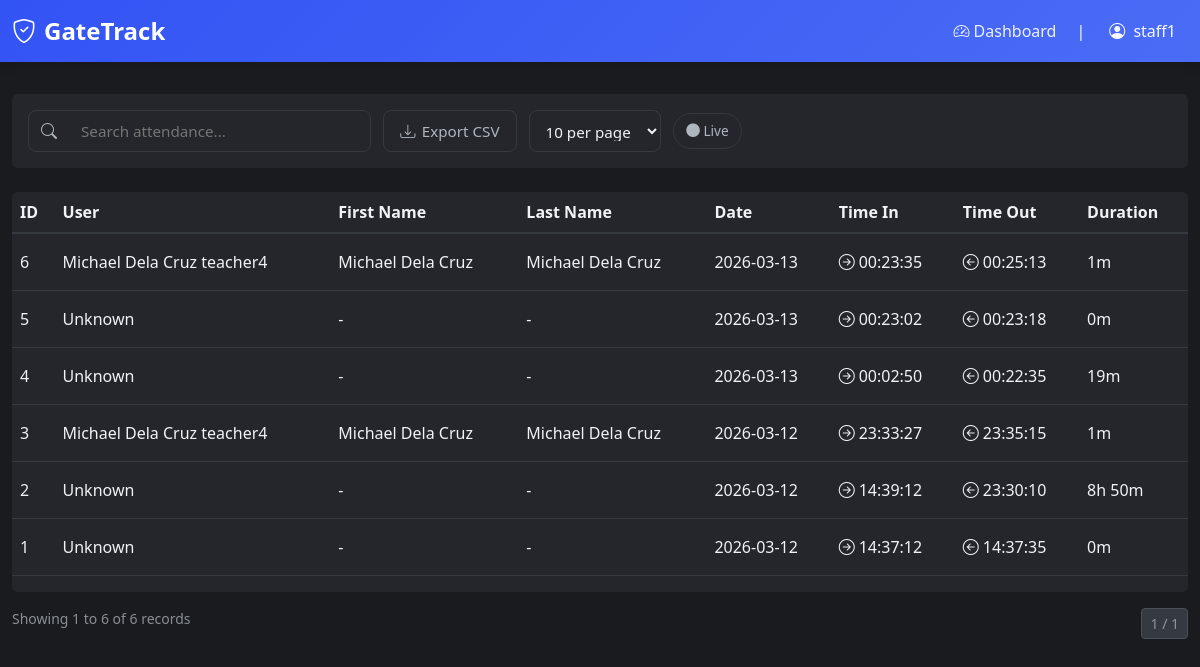
/attendance (signed in), run on the app's committed database.
### tables this page shows
CREATE TABLE attendance (
	id INTEGER NOT NULL, 
	user_id INTEGER NOT NULL, 
	time_in DATETIME, 
	time_out DATETIME, 
	created_at DATETIME, 
	PRIMARY KEY (id), 
	FOREIGN KEY(user_id) REFERENCES users (id)
);

CREATE TABLE "users" (id INTEGER NOT NULL, username VARCHAR(80), email VARCHAR(120) NOT NULL, password VARCHAR(200), contact VARCHAR(20), gender VARCHAR(10), role VARCHAR(20) NOT NULL, created_at DATETIME, rfid TEXT, first_name VARCHAR(50), last_name VARCHAR(50), PRIMARY KEY (id), UNIQUE (email));

### app.py (the view)
@app.route('/attendance')
@login_required
def attendance():
    page = int(request.args.get('page', 1))
    per_page = int(request.args.get('per_page', 10))
    search_term = request.args.get('search', '').strip()
    role_filter = request.args.get('role', '')
    if per_page not in [10, 20, 30, 100]:
        per_page = 10
    page = max(1, page)
    from database_utils import get_paginated_attendance
    records, total_count = get_paginated_attendance(page, per_page, search_term, role_filter)
    total_pages = (total_count + per_page - 1) // per_page
    if page > total_pages and total_pages > 0:
        return redirect(url_for('attendance', page=total_pages, per_page=per_page,
                               search=search_term, role=role_filter))
    return render_template('attendance.html',
                         records=records,
                         page=page,
                         per_page=per_page,
                         total_count=total_count,
                         total_pages=total_pages,
                         search_term=search_term,
                         role_filter=role_filter)

### app.py (called while the page is built)
def login_required(f):
    @wraps(f)
    def decorated_function(*args, **kwargs):
        if 'user_id' not in session:
            flash('Please log in to access this page.', 'error')
            return redirect(url_for('login'))
        return f(*args, **kwargs)
    return decorated_function

### database_utils.py (called while the page is built)
def get_connection() -> sqlite3.Connection:
    conn = sqlite3.connect(DB_PATH)
    conn.row_factory = sqlite3.Row
    return conn

### templates/attendance.html (shortened to what this page needs)
{% extends "nav.html" %}
{% block content %}
<div class="row mt-2 mb-4">
  <div class="col-12">
    <div class="card">
      <div class="card-body">
        <form method="GET" action="{{ url_for('attendance') }}" id="attendanceFilterForm" style="display: flex;flex-wrap: nowrap;gap: 0.75rem;align-items: stretch;width: 100%;height: 42px;font-family: system-ui, -apple-system, sans-serif;">
          <div style="width: 30%;display: flex;align-items: center;border: 1px solid var(--border-color);border-radius: 8px;background: var(--bg-secondary);transition: border-color 0.2s;overflow: hidden;">
            <span style="padding: 0 0.75rem;color: var(--text-secondary);display: flex;align-items: center;">
              <i class="bi bi-search"></i>
            </span>
            <input type="text" name="search" placeholder="Search attendance..." id="searchInput" value="{{ search_term }}" style="flex: 1;border: none;padding: 0 0.75rem;font-size: 0.95rem;outline: none;color: var(--text-primary);background: transparent;" onfocus="this.parentElement.style.borderColor = 'var(--primary)'" onblur="this.parentElement.style.borderColor = 'var(--border-color)'" onkeypress="if(event.key==='Enter') document.getElementById('attendanceFilterForm').submit();"/>
          </div>
          <div style=" display: flex; gap: 0.75rem;">
            <a href="{{ url_for('export_attendance_csv', page=page, per_page=per_page, search=search_term) }}" style="flex: 1;display: inline-flex;align-items: center;justify-content: center;padding: 0.6rem 1rem;font-size: 0.95rem;font-weight: 500;color: var(--text-secondary);background: transparent;border: 1px solid var(--border-color);border-radius: 8px;text-decoration: none;white-space: nowrap;cursor: pointer;transition: all 0.2s;" onmouseover="this.style.borderColor = 'var(--text-secondary)';this.style.color = 'var(--text-primary)';this.style.backgroundColor = 'var(--bg-secondary)';" onmouseout="this.style.borderColor = 'var(--border-color)';this.style.color = 'var(--text-secondary)';this.style.backgroundColor = 'transparent';">
              <i class="bi bi-download" style="margin-right: 0.4rem;"></i>Export CSV
            </a>
            <div style="flex: 1 1 120px;">
              <select id="perPageSelectAttendance" name="per_page" style="width: 100%;height: 100%;padding: 0.6rem 0.75rem;font-size: 0.95rem;border: 1px solid var(--border-color);border-radius: 8px;outline: none;color: var(--text-primary);background-color: var(--bg-secondary);cursor: pointer;">
                <option value="10" {{ 'selected' if per_page == 10 }} >10 per page</option>
              </select>
            </div>
            <div style="display: flex; align-items: center; justify-content: center;">
              <span id="syncIndicator" class="sync-indicator sync-waiting" title="Live updates every 3 seconds" style="padding: 0.45rem 0.8rem;font-size: 0.85rem;font-weight: 500;border-radius: 999px;white-space: nowrap;border: 1px solid var(--border-color);background: var(--bg-secondary);color: var(--text-secondary);">
                <i class="bi bi-circle-fill dot"></i>
                <span>Live</span>
              </span>
            </div>
          </div>
        </form>
      </div>
    </div>
  </div>
</div>
<div class="card">
  <div class="card-body p-0">
    <div class="table-responsive">
<table class="table table-hover" id="attendanceTable">
            <thead>
              <tr>
                <th>ID</th>
              <th>User</th>
              <th>First Name</th>
              <th>Last Name</th>
              <th>Date</th>
                <th>Time In</th>
                <th>Time Out</th>
                <th>Duration</th>
              </tr>
            </thead>
        <tbody id="tableBody">
          {% if records %}
            {% for record in records %}
            <tr>
              <td class="py-3">{{ record.id }}</td>
              <td class="py-3">
                <div class="d-flex align-items-center">
                  {{ record.first_name or '' }} {{ record.last_name or '' }} {{ record.username or record.email or 'Unknown' }}
                </div>
              </td>
              <td class="py-3">
                <div class="d-flex align-items-center">
                  {{ record.first_name or '-' }} {{ record.last_name or '' }}
                </div>
              </td>
              <td class="py-3">
                <div class="d-flex align-items-center">
                  {{ record.first_name or '-' }} {{ record.last_name or '' }}
                </div>
              </td>
              <td class="py-3">{{ record.created_at[:10] if record.created_at else '-' }}</td>
              <td class="py-3">
                {% if record.time_in %}
                  <span class="text-success-light"><i class="bi bi-arrow-right-circle me-1"></i>{{ record.time_in.split(' ')[1] }}</span>
                {% else %}
                  <span class="text-muted">-</span>
                {% endif %}
              </td>
              <td class="py-3">
                {% if record.time_out %}
                  <span class="text-danger-light"><i class="bi bi-arrow-left-circle me-1"></i>{{ record.time_out.split(' ')[1] }}</span>
                {% else %}
                  <span class="badge badge-pending">Pending</span>
                {% endif %}
              </td>
              <td class="py-3">{{ record.duration or '-' }}</td>
            </tr>
            {% endfor %}
          {% endif %}
        </tbody>
      </table>
    </div>
  </div>
</div>
{% if total_count > 0 %}
<div class="row mt-3">
  <div class="col-md-6">
    <div class="page-info">
Showing {{ ((page-1)*per_page)+1 }} to {{ [page*per_page, total_count]|min }}
      of {{ "{:,}".format(total_count) }} records
    </div>
  </div>
  <div class="col-md-6">
    <nav aria-label="Attendance pagination">
      <ul class="pagination pagination-sm justify-content-end mb-0">
        <li class="page-item disabled">
          <span class="page-link">{{ page }} / {{ total_pages }}</span>
        </li>
      </ul>
    </nav>
  </div>
</div>
{% endif %}
{% endblock %}

### static/css/style.css (style rules this page uses)
[data-bs-theme="dark"] { --bg-primary: #1a1b1e; --bg-secondary: #25262b; --text-primary: #f1f2f6; --text-secondary: #adb5bd; --primary: #3354f4; --primary-hover: #4a6cf5; --border-color: #343a40; --card-shadow: 0 2px 10px rgba(0, 0, 0, 0.3); }
body { background-color: var(--bg-primary); color: var(--text-primary); font-family: "Segoe UI", Tahoma, Geneva, Verdana, sans-serif; min-height: 100vh; transition: background-color 0.3s ease, color 0.3s ease; }
.card { background-color: var(--bg-secondary); border: 1px solid var(--border-color); box-shadow: var(--card-shadow); transition: background-color 0.3s ease, border-color 0.3s ease; }
.table { color: var(--text-primary); }
.table thead th { background-color: var(--bg-primary); border-bottom: 2px solid var(--border-color); color: var(--text-primary); font-weight: 600; }
.table tbody tr { border-bottom: 1px solid var(--border-color); transition: background-color 0.2s ease; }

### templates/nav.html (style rules this page uses)
.card { border: none !important; box-shadow: none !important; }
.table thead th, .table tbody tr, .table tbody td { background-color: transparent !important; color: inherit !important; }

### templates/attendance.html (style rules this page uses)
.page-info { color: var(--bs-secondary-color); font-size: 0.875rem; }

### data on the page
attendance: id "6", first_name "Michael", last_name "Dela Cruz", username "teacher4", created_at "2026-03-13", time_in "00:23:35", time_out "00:25:13", duration "1m"
attendance: id "5", username "Unknown", first_name "-", created_at "2026-03-13", time_in "00:23:02", time_out "00:23:18", duration "0m"
attendance: id "4", username "Unknown", first_name "-", created_at "2026-03-13", time_in "00:02:50", time_out "00:22:35", duration "19m"
attendance: id "3", first_name "Michael", last_name "Dela Cruz", username "teacher4", created_at "2026-03-12", time_in "23:33:27", time_out "23:35:15", duration "1m"
attendance: id "2", username "Unknown", first_name "-", created_at "2026-03-12", time_in "14:39:12", time_out "23:30:10", duration "8h 50m"
attendance: id "1", username "Unknown", first_name "-", created_at "2026-03-12", time_in "14:37:12", time_out "14:37:35", duration "0m"

### other printed values
{{ session.get('username') or session.get('email') }} "staff1"
{{ ((page-1)*per_page)+1 }} "1"
{{ [page*per_page, total_count]|min }} "6"
{{ "{:,}".format(total_count) }} "6"
{{ page }} "1"
{{ total_pages }} "1"
